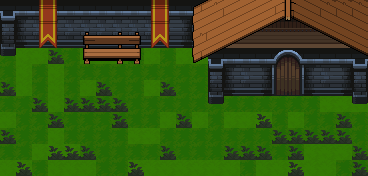

A 2D game scene composited from a Tiled map and its tileset images. What follows is a short description and the map's XML, with every tile layer's data as written:
An orthogonal 23x11 tile map with 16x16 px tiles, 5 tile layers (collision, ground, walls, water, ...), 6 tilesets and 1 object (Inside Shed).

<map version="1.10" tiledversion="1.12.2" orientation="orthogonal" renderorder="right-down" width="23" height="11" tilewidth="16" tileheight="16" infinite="0" nextlayerid="7" nextobjectid="3">
 <tileset firstgid="1" source="../tiles/Dungeon_Tiles.tsx" />
 <tileset firstgid="626" source="../tiles/Floors_Tiles.tsx" />
 <tileset firstgid="1276" source="../tiles/Roofs.tsx" />
 <tileset firstgid="1901" source="../tiles/Wall_Tiles.tsx" />
 <tileset firstgid="2526" source="../tiles/Props.tsx" />
 <tileset firstgid="3151" source="../tiles/Water_tiles.tsx" />
 <layer id="1" name="collision" width="23" height="11">
  <data encoding="csv">
0,0,0,0,0,0,0,0,0,0,0,0,0,1985,1985,1985,1985,1985,1985,1985,1985,1985,1985,
0,0,0,0,0,0,0,0,0,0,0,0,0,1985,1985,1985,0,1985,1985,1985,1985,1985,1985,
0,0,0,0,0,0,0,0,0,0,0,0,0,1985,1985,1985,1985,1985,1985,1985,1985,1985,1985,
0,0,0,0,0,0,0,0,0,0,0,0,0,1985,1985,1985,1985,0,0,1985,1985,1985,1985,
0,0,0,0,0,0,0,0,0,0,0,0,0,1985,1985,1985,1985,3333,3333,1985,1985,1985,1985,
0,0,0,0,0,0,0,0,0,0,0,0,0,1985,1985,1985,1985,0,0,1985,1985,1985,1985,
0,0,0,0,0,0,0,0,0,0,0,0,0,1985,0,0,0,0,0,0,0,0,1985,
0,0,0,0,0,0,0,0,0,0,0,0,0,0,0,0,0,0,0,0,0,0,0,
0,0,0,0,0,0,0,0,0,0,0,0,0,0,0,0,0,0,0,0,0,0,0,
0,0,0,0,0,0,0,0,0,0,0,0,0,0,0,0,0,0,0,0,0,0,0,
0,0,0,0,0,0,0,0,0,0,0,0,0,0,0,0,0,0,0,0,0,0,0
</data>
 </layer>
 <layer id="5" name="ground" width="23" height="11">
  <data encoding="csv">
878,878,878,878,904,904,904,904,904,878,904,904,878,904,94,94,94,94,94,94,94,94,94,
878,878,878,904,904,878,904,878,878,878,904,904,904,94,94,94,94,94,94,94,94,94,94,
878,904,904,878,904,904,878,878,878,904,904,904,878,119,119,119,119,119,119,119,119,119,119,
904,878,878,904,904,878,878,878,904,878,904,878,878,878,878,878,878,878,878,878,878,878,878,
904,878,904,878,904,904,904,904,904,904,904,904,904,904,878,878,878,878,878,878,878,878,878,
904,878,904,878,904,878,904,904,904,878,904,904,904,904,878,878,878,878,878,878,878,878,878,
904,904,904,878,904,904,904,904,904,904,904,904,904,904,904,904,904,904,904,904,878,878,878,
878,904,904,904,904,904,904,904,904,904,878,904,878,904,878,878,878,904,878,904,904,904,904,
904,904,904,878,904,904,904,904,878,878,904,904,904,904,904,904,904,904,904,904,904,904,904,
904,904,878,878,878,904,904,904,904,904,904,904,904,904,904,904,904,904,904,878,878,878,904,
878,878,904,878,878,878,904,904,878,878,878,878,878,878,878,904,878,878,878,878,878,904,904
</data>
 </layer>
 <layer id="3" name="walls" width="23" height="11">
  <data encoding="csv">
4,1,2,2,2,2,2,2,2,2,3,3,3,0,0,0,0,0,0,0,0,0,0,
29,26,27,27,27,27,27,27,27,27,27,28,28,0,0,0,0,0,0,0,0,0,0,
54,51,52,52,52,52,52,52,52,52,52,53,53,0,0,0,0,0,0,0,0,0,0,
79,0,0,0,0,0,0,0,0,0,0,0,0,4,1,2,3,176,177,1,2,3,4,
0,0,0,0,0,0,0,0,0,0,0,0,0,29,26,27,28,201,202,26,27,28,29,
0,0,0,0,0,0,0,0,0,0,0,0,0,54,51,52,53,226,227,51,52,53,54,
0,0,0,0,0,0,0,0,0,0,0,0,0,79,0,0,0,0,0,0,0,0,79,
0,0,0,0,0,0,0,0,0,0,0,0,0,0,0,0,0,0,0,0,0,0,0,
0,0,0,0,0,0,0,0,0,0,0,0,0,0,0,0,0,0,0,0,0,0,0,
0,0,0,0,0,0,0,0,0,0,0,0,0,0,0,0,0,0,0,0,0,0,0,
0,0,0,0,0,0,0,0,0,0,0,0,0,0,0,0,0,0,0,0,0,0,0
</data>
 </layer>
 <layer id="6" name="water" width="23" height="11">
  <data encoding="csv">
0,0,0,0,0,0,0,0,0,0,0,0,0,0,0,0,0,0,0,0,0,0,0,
0,0,0,0,0,0,0,0,0,0,0,0,0,0,0,0,0,0,0,0,0,0,0,
0,0,0,0,0,0,0,0,0,0,0,0,0,0,0,0,0,0,0,0,0,0,0,
0,0,0,0,0,0,0,0,0,0,0,0,0,0,0,0,0,0,0,0,0,0,0,
0,0,0,0,0,0,0,0,0,0,0,0,0,0,0,0,0,0,0,0,0,0,0,
0,0,0,0,0,0,0,0,0,0,0,0,0,0,0,0,0,0,0,0,0,0,0,
0,0,0,0,0,0,0,0,0,0,0,0,0,0,0,0,0,0,0,0,0,0,0,
0,0,0,0,0,0,0,0,0,0,0,0,0,0,0,0,0,0,0,0,0,0,0,
0,0,0,0,0,0,0,0,0,0,0,0,0,0,0,0,0,0,0,0,0,0,0,
0,0,0,0,0,0,0,0,0,0,0,0,0,0,0,0,0,0,0,0,0,0,0,
0,0,0,0,0,0,0,0,0,0,0,0,0,0,0,0,0,0,0,0,0,0,0
</data>
 </layer>
 <layer id="4" name="decor" width="23" height="11">
  <data encoding="csv">
0,0,256,257,0,0,0,0,0,256,257,0,1326,1327,1328,1328,1328,1329,1355,1331,1332,1332,1332,
0,0,281,282,0,0,0,0,0,281,282,0,1351,1352,1353,1377,1378,1379,1380,1381,1382,1331,1331,
0,0,331,332,0,2781,2782,2783,2784,331,332,0,1376,1377,1378,1402,0,0,0,0,1407,1381,1382,
0,0,0,12,0,2806,2807,2808,2809,0,0,0,1401,1402,0,0,0,0,0,0,0,0,1407,
0,0,0,0,0,0,0,0,0,0,0,0,0,0,0,0,0,0,0,0,0,0,0,
12,0,0,0,0,0,12,0,0,0,12,0,0,0,0,0,0,0,0,0,0,0,0,
0,0,12,0,12,12,12,12,0,0,0,0,0,0,0,0,0,0,0,0,0,0,0,
0,0,0,12,0,0,0,12,0,0,0,12,0,0,0,0,12,0,0,0,0,12,0,
12,0,0,0,0,0,0,0,0,0,0,0,0,0,0,0,0,12,12,12,12,12,0,
0,0,0,12,12,12,0,0,0,0,12,0,0,0,12,12,12,0,12,0,0,0,12,
0,12,0,0,0,0,0,0,12,0,0,0,0,0,0,0,0,0,12,0,0,0,12
</data>
 </layer>
 <objectgroup id="2" name="doors">
  <object id="1" name="Inside Shed" x="275.421" y="56.9837" width="24.6929" height="37.9054">
   <properties>
    <property name="TargetName" value="Inside Shed" />
    <property name="spawnx" type="float" value="0.5" />
    <property name="spawny" type="float" value="0.9" />
   </properties>
  </object>
 </objectgroup>
</map>
